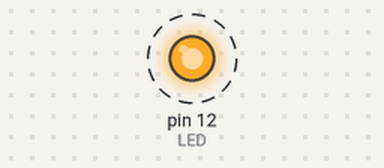
Simulated run of this sketch. Board: Arduino Uno, built with avr-gcc and run on an emulated ATmega328P. Parts: output pins drawn as LEDs (lit = HIGH). Dashed ring = blinking.

Above: at 0.5 s.
Timing chart, 0 to 3.5 s (numbered marks = the images above):
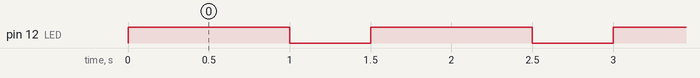

The sketch:

blink2.ino
```cpp
/******************************************
* Let's blink an LED on  pin 12 instead.
* A small change in the circuit can result in big changes in the code
* It is good practice to create global varibales for these connections

                                      +-----+
         +----[PWR]-------------------| USB |--+
         |                            +-----+  |
         |         GND/RST2  [ ][ ]            |
         |       MOSI2/SCK2  [ ][ ]  A5/SCL[ ] |   C5
         |          5V/MISO2 [ ][ ]  A4/SDA[ ] |   C4
         |                             AREF[ ] |
         |                              GND[-] |
         | [ ]N/C                    SCK/13[ ] |   B5
         | [ ]IOREF                 MISO/12[+] |   .
         | [ ]RST                   MOSI/11[ ]~|   .
         | [ ]3V3    +---+               10[ ]~|   .
         | [ ]5v    -| A |-               9[ ]~|   .
         | [ ]GND   -| R |-               8[ ] |   B0
         | [ ]GND   -| D |-                    |
         | [ ]Vin   -| U |-               7[ ] |   D7
         |          -| I |-               6[ ]~|   .
         | [ ]A0    -| N |-               5[ ]~|   .
         | [ ]A1    -| O |-               4[ ] |   .
         | [ ]A2     +---+           INT1/3[ ]~|   .
         | [ ]A3                     INT0/2[ ] |   .
         | [ ]A4/SDA  RST SCK MISO     TX>1[ ] |   .
         | [ ]A5/SCL  [ ] [ ] [ ]      RX<0[ ] |   D0
         |            [ ] [ ] [ ]              |
         |  UNO_R3    GND MOSI 5V  ____________/
          \_______________________/

	+ Anode (long leg) of LED
	- Cathode (short leg) of LED

**********************************************/

const int LED = 12;


void setup(){
	pinMode(LED, OUTPUT);
}

void loop(){

	digitalWrite(LED, HIGH);
	delay(1000);
	digitalWrite(LED, LOW);
	delay(500);
}
```

Measured:
- by itself, pin 12 (LED): alternates HIGH for 1.0 s and LOW for 0.50 s
